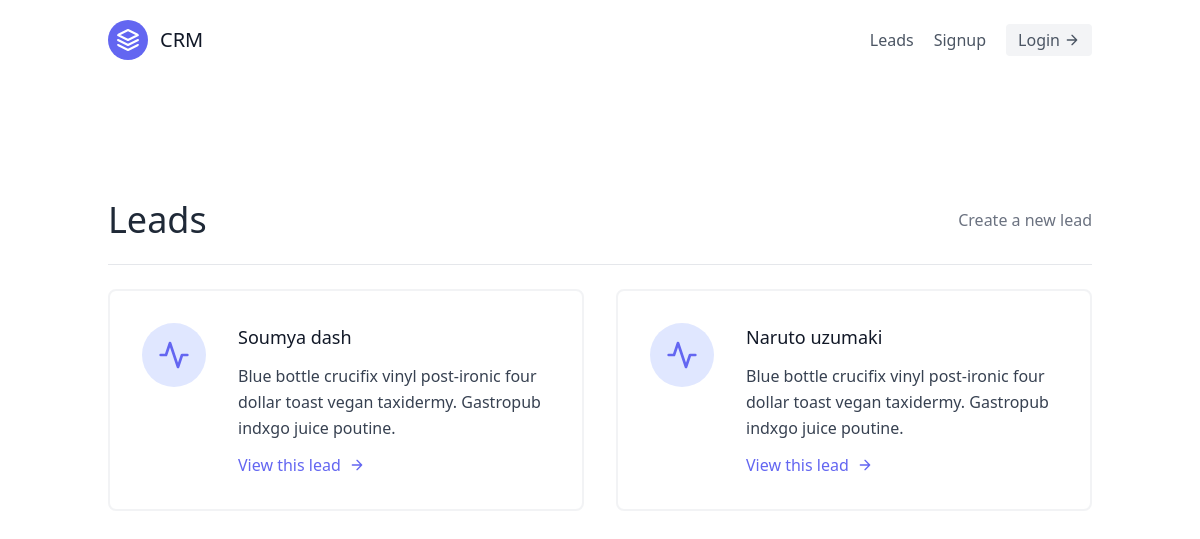
Page /leads/ on the earlier database version.
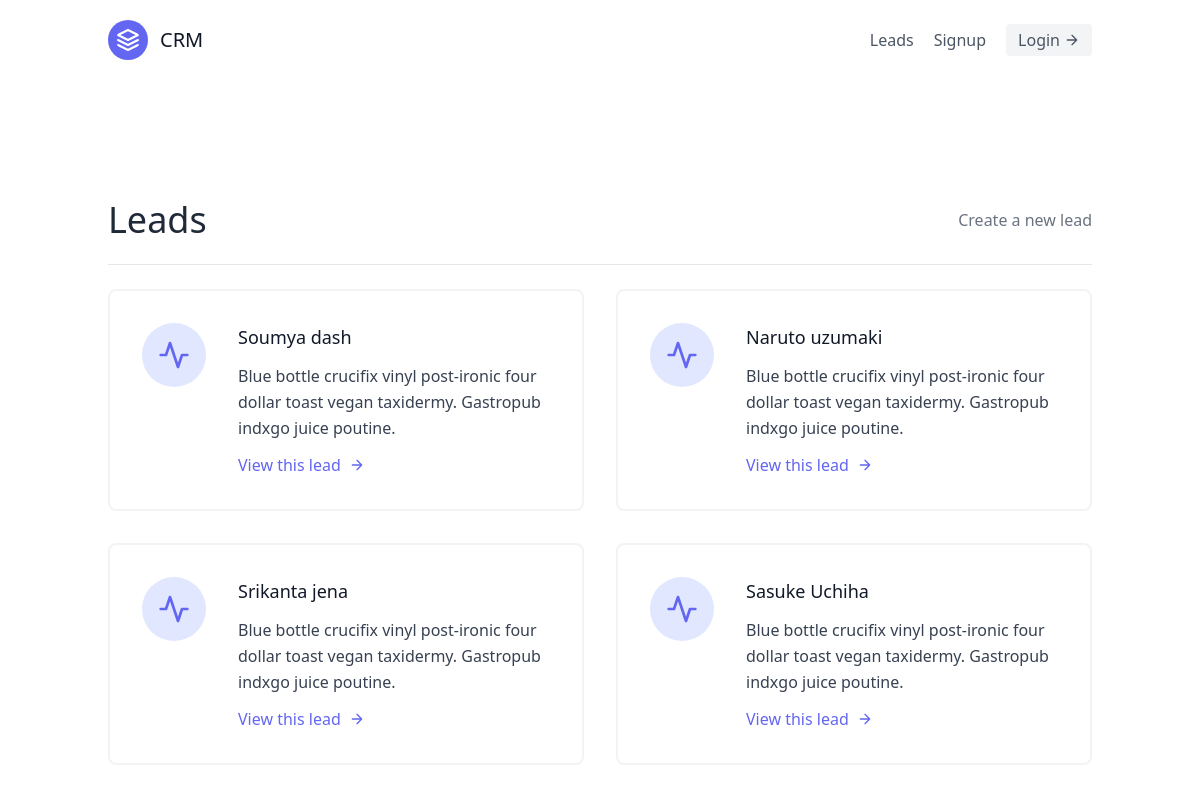
Same page on the later database version.
### leads/models.py (models this page shows, shortened)
class Lead(models.Model):
    first_name = models.CharField(max_length=20)
    last_name = models.CharField(max_length=20)
    age = models.IntegerField(default=0)
    agent = models.ForeignKey("Agent", null=True, blank=True, on_delete=models.SET_NULL)

### leads/views.py (the view)
# urls.py: path('', lead_list, name='lead-list'),
def lead_list(request):
    leads = Lead.objects.all()
    context = {
        "leads":leads
        }
    return render(request,"leads/lead_list.html",context)

### leads/templates/leads/lead_list.html
{% extends "base.html" %}
{% block content %}
    <section class="text-gray-700 body-font">
        <div class="container px-5 py-24 mx-auto flex flex-wrap">
            <div class="w-full mb-6 py-6 flex justify-between items-center border-b border-gray-200">
                <div>
                    <h1 class="text-4xl text-gray-800">Leads</h1>
                </div>
                <div>
                    <a class = "text-gray-500 hover:text-blue-500" href = "{% url 'leads:lead-create'%}"> Create a new lead</a>
                </div>
            </div>
            <div class="flex flex-wrap -m-4">
            {% for lead in leads %}
                <div class="p-4 lg:w-1/2 md:w-full">
                <div class="flex border-2 rounded-lg border-gray-200 border-opacity-50 p-8 sm:flex-row flex-col">
                    <div class="w-16 h-16 sm:mr-8 sm:mb-0 mb-4 inline-flex items-center justify-center rounded-full bg-indigo-100 text-indigo-500 flex-shrink-0">
                    <svg fill="none" stroke="currentColor" stroke-linecap="round" stroke-linejoin="round" stroke-width="2" class="w-8 h-8" viewBox="0 0 24 24">
                        <path d="M22 12h-4l-3 9L9 3l-3 9H2"></path>
                    </svg>
                    </div>
                    <div class="flex-grow">
                        <h2 class="text-gray-900 text-lg title-font font-medium mb-3">{{ lead.first_name}} {{lead.last_name}}</h2>
                        <p class="leading-relaxed text-base">Blue bottle crucifix vinyl post-ironic four dollar toast vegan taxidermy. Gastropub indxgo juice poutine.</p>
                        <a href="{% url 'leads:lead-detail' lead.pk %}" class="mt-3 text-indigo-500 inline-flex items-center">View this lead
                            <svg fill="none" stroke="currentColor" stroke-linecap="round" stroke-linejoin="round" stroke-width="2" class="w-4 h-4 ml-2" viewBox="0 0 24 24">
                               <path d="M5 12h14M12 5l7 7-7 7"></path>
                            </svg>
                        </a>
                    </div>
                    </div>
            </div>
        {% endfor %}
            </div>
        </div>
    </section>
{% endblock content %}

Differences in the rows shown:
added Lead: first_name "Srikanta", last_name "jena"
added Lead: first_name "Sasuke", last_name "Uchiha"
